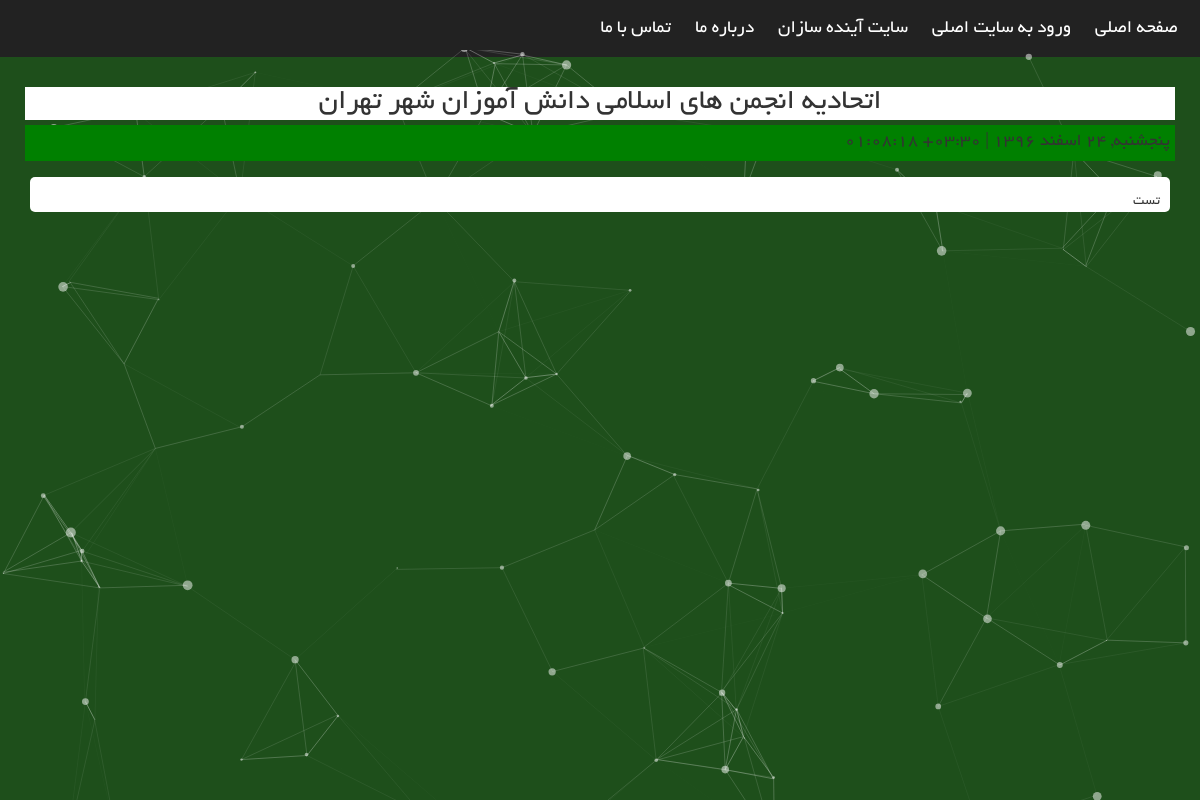
The page /news.php?id=19 on the database its author committed.
### tables this page shows
CREATE TABLE `tbl_menu_index` (
  `id` int(11) NOT NULL,
  `title` varchar(254) NOT NULL,
  `url` varchar(254) NOT NULL,
  `target` varchar(254) NOT NULL,
  `status` int(11) DEFAULT '1'
);

CREATE TABLE `tbl_list_news` (
  `id` int(11) NOT NULL,
  `title` varchar(254) NOT NULL,
  `text` longtext NOT NULL,
  `year` text NOT NULL,
  `month` text NOT NULL,
  `day` text NOT NULL,
  `date` text NOT NULL
);

### core/connector.php (called while the page is built, shortened)
<?php
$tbl_menu="tbl_menu_index";
$tbl_system_setting="tbl_system_setting";
$tbl_news="tbl_list_news";
	$server_name="localhost";
		$username="root";
		$password="";
		$dbname="anjoman2_portalanjoman";
		$dsn="mysql:host=$server_name;dbname=$dbname";
	try{
		$connect=new PDO($dsn,$username,$password);
		$connect->exec("SET CHARACTER SET utf8");
		$connect->exec("set names utf8");
			return $connect;
	}catch(PDOException $error){
		echo "error in connection".$error->__toString();
		exit();
	}
?>

### core/function.php (called while the page is built, shortened)
<?php
function checkid($id){
	return (int)$id;
}
?>

### news.php (the view, shortened to what this page needs)
<?php include "core/onload.php";?>
<!DOCTYPE html>
<html>
  <head>
    <link href="http://maxcdn.bootstrapcdn.com/bootstrap/3.3.0/css/bootstrap.min.css" rel="stylesheet">
  <link rel="stylesheet" href="css/style.css">
  </head>
<?php
	$sqlam="SELECT * FROM `$tbl_system_setting`";
	$r=$connect->query($sqlam);
	$rowsham=$r->fetch(PDO::FETCH_ASSOC);
	?>
  <body>
  <div id="main">
    <nav id="desktop-nav" style="background:#<?=$rowsham["index_color"];?>;">
 <?php
  $sm="SELECT `url`,`target`,`title`,`status`,`id` FROM `$tbl_menu` WHERE `status`=1 ORDER BY `id` DESC";
  $resu=$connect->query($sm);
  while($rowsa=$resu->fetch(PDO::FETCH_ASSOC)){
  ?>
      <a target="<?=$rowsa['target'];?>" href="<?=$rowsa['url'];?>"><?=$rowsa['title'];?></a>
	       <?php
  }
  ?>
    </nav>
  </div>
<div class="col-lg-12" style="z-index:+5;">
		<div class="col-md-12" style="padding: 10px;
height: 120px;" >
		<?php
		$id=checkid($_GET['id']);
		$sql="SELECT `title`,`text`,`date` FROM `$tbl_news` WHERE `id`=:id";
		$result=$connect->prepare($sql);
		$result->bindParam(":id",$id);
		$result->execute();
		$rows=$result->fetch(PDO::FETCH_ASSOC);
	?>
		<h2 class="title"><?=$rows["title"];?></h2>
<p style="width: 100%;font-size:18px; direction: ltr;text-align:right;background:green;padding:5px;"> &nbsp;<?=$rows['date'];?></p>
		<br>
        </div>
        <div class="col-md-12">
<div class="newsha">
<p>
<?=$rows["text"];?>
</p>
		</div>
	</div>
	</div>
  <div id="particles-js"></div>
  </body>
</html>

### css/style.css (style rules this page uses)
* { margin: 0; padding: 0; font-family: 'BYekan'; direction: rtl; -webkit-box-sizing: border-box; -moz-box-sizing: border-box; box-sizing: border-box; }
#desktop-nav { padding: 10px; overflow: auto; z-index:+5; }
#desktop-nav a, #mobile-nav a { color: #fff; text-decoration: none; font-size: 19px; padding: 2px; margin: 3px 10px; float: right; z-index:+5; }
body, html { height: 100%; background-repeat: no-repeat; background:#1E4F1B; position: relative; font-family:BKoodakBold,'BKoodakBold',tahoma; }
#particles-js { width: 100%; height: 100%; background-size: cover; background-position:100%; position: fixed; top: 50px; bottom:80px; z-index:1; }
.col-md-12 h2 { text-align: center; }
.newsha { background: white; border-radius: 5px; padding-top: 5px; padding-right: 10px; padding-left: 10px; }
.title { background: white; margin-bottom: 5px; height;45px; }

### rows shown on the page
tbl_menu_index: title "صفحه اصلی"
tbl_menu_index: title "ورود به سایت اصلی"
tbl_menu_index: title "سایت آینده سازان"
tbl_menu_index: title "درباره ما"
tbl_menu_index: title "تماس با ما"
tbl_list_news: title "اتحادیه انجمن های اسلامی دانش آموزان شهر تهران", date "۰۱:۰۸:۱۸ +۰۳:۳۰ | پنجشنبه, ۲۴ اسفند ۱۳۹۶", text "تست"
